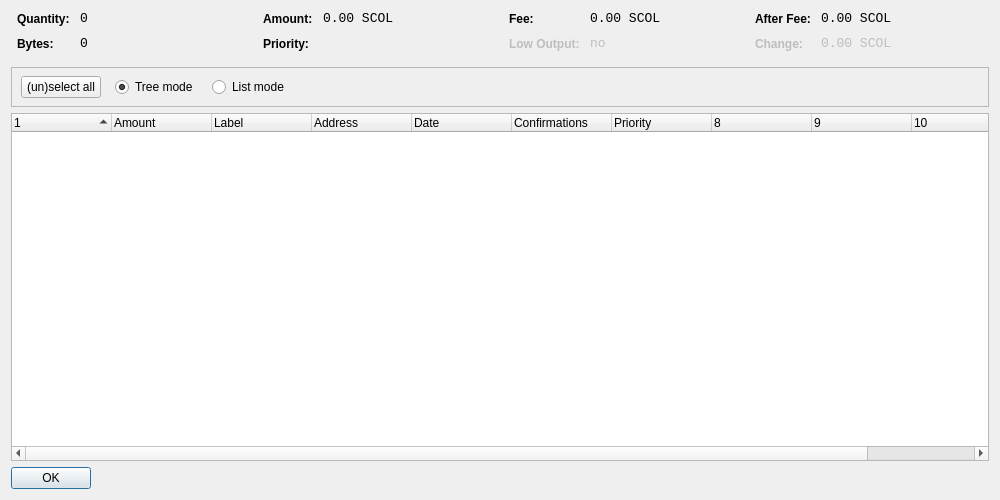
<?xml version="1.0" encoding="UTF-8"?>
<ui version="4.0">
 <class>CoinControlDialog</class>
 <widget class="QDialog" name="CoinControlDialog">
  <property name="geometry">
   <rect>
    <x>0</x>
    <y>0</y>
    <width>1000</width>
    <height>500</height>
   </rect>
  </property>
  <property name="windowTitle">
   <string>Coin Control</string>
  </property>
  <layout class="QVBoxLayout" name="verticalLayout">
   <item>
    <layout class="QHBoxLayout" name="horizontalLayoutTop" stretch="0,0,0,0">
     <property name="topMargin">
      <number>0</number>
     </property>
     <property name="bottomMargin">
      <number>10</number>
     </property>
     <item>
      <layout class="QFormLayout" name="formLayoutCoinControl1">
       <property name="horizontalSpacing">
        <number>10</number>
       </property>
       <property name="verticalSpacing">
        <number>10</number>
       </property>
       <property name="leftMargin">
        <number>6</number>
       </property>
       <property name="rightMargin">
        <number>6</number>
       </property>
       <item row="0" column="0">
        <widget class="QLabel" name="labelCoinControlQuantityText">
         <property name="styleSheet">
          <string notr="true">font-weight:bold;</string>
         </property>
         <property name="text">
          <string>Quantity:</string>
         </property>
        </widget>
       </item>
       <item row="0" column="1">
        <widget class="QLabel" name="labelCoinControlQuantity">
         <property name="font">
          <font>
           <family>Monospace</family>
           <pointsize>10</pointsize>
          </font>
         </property>
         <property name="cursor">
          <cursorShape>IBeamCursor</cursorShape>
         </property>
         <property name="contextMenuPolicy">
          <enum>Qt::ActionsContextMenu</enum>
         </property>
         <property name="text">
          <string notr="true">0</string>
         </property>
         <property name="textInteractionFlags">
          <set>Qt::LinksAccessibleByMouse|Qt::TextSelectableByKeyboard|Qt::TextSelectableByMouse</set>
         </property>
        </widget>
       </item>
       <item row="1" column="0">
        <widget class="QLabel" name="labelCoinControlBytesText">
         <property name="styleSheet">
          <string notr="true">font-weight:bold;</string>
         </property>
         <property name="text">
          <string>Bytes:</string>
         </property>
        </widget>
       </item>
       <item row="1" column="1">
        <widget class="QLabel" name="labelCoinControlBytes">
         <property name="font">
          <font>
           <family>Monospace</family>
           <pointsize>10</pointsize>
          </font>
         </property>
         <property name="cursor">
          <cursorShape>IBeamCursor</cursorShape>
         </property>
         <property name="contextMenuPolicy">
          <enum>Qt::ActionsContextMenu</enum>
         </property>
         <property name="text">
          <string notr="true">0</string>
         </property>
         <property name="textInteractionFlags">
          <set>Qt::LinksAccessibleByMouse|Qt::TextSelectableByKeyboard|Qt::TextSelectableByMouse</set>
         </property>
        </widget>
       </item>
      </layout>
     </item>
     <item>
      <layout class="QFormLayout" name="formLayoutCoinControl2">
       <property name="horizontalSpacing">
        <number>10</number>
       </property>
       <property name="verticalSpacing">
        <number>10</number>
       </property>
       <property name="leftMargin">
        <number>6</number>
       </property>
       <property name="rightMargin">
        <number>6</number>
       </property>
       <item row="0" column="0">
        <widget class="QLabel" name="labelCoinControlAmountText">
         <property name="styleSheet">
          <string notr="true">font-weight:bold;</string>
         </property>
         <property name="text">
          <string>Amount:</string>
         </property>
        </widget>
       </item>
       <item row="0" column="1">
        <widget class="QLabel" name="labelCoinControlAmount">
         <property name="font">
          <font>
           <family>Monospace</family>
           <pointsize>10</pointsize>
          </font>
         </property>
         <property name="cursor">
          <cursorShape>IBeamCursor</cursorShape>
         </property>
         <property name="contextMenuPolicy">
          <enum>Qt::ActionsContextMenu</enum>
         </property>
         <property name="text">
          <string notr="true">0.00 SCOL</string>
         </property>
         <property name="textInteractionFlags">
          <set>Qt::LinksAccessibleByMouse|Qt::TextSelectableByKeyboard|Qt::TextSelectableByMouse</set>
         </property>
        </widget>
       </item>
       <item row="1" column="0">
        <widget class="QLabel" name="labelCoinControlPriorityText">
         <property name="styleSheet">
          <string notr="true">font-weight:bold;</string>
         </property>
         <property name="text">
          <string>Priority:</string>
         </property>
        </widget>
       </item>
       <item row="1" column="1">
        <widget class="QLabel" name="labelCoinControlPriority">
         <property name="font">
          <font>
           <family>Monospace</family>
           <pointsize>10</pointsize>
          </font>
         </property>
         <property name="cursor">
          <cursorShape>IBeamCursor</cursorShape>
         </property>
         <property name="contextMenuPolicy">
          <enum>Qt::ActionsContextMenu</enum>
         </property>
         <property name="text">
          <string/>
         </property>
         <property name="textInteractionFlags">
          <set>Qt::LinksAccessibleByMouse|Qt::TextSelectableByKeyboard|Qt::TextSelectableByMouse</set>
         </property>
        </widget>
       </item>
      </layout>
     </item>
     <item>
      <layout class="QFormLayout" name="formLayoutCoinControl3">
       <property name="horizontalSpacing">
        <number>10</number>
       </property>
       <property name="verticalSpacing">
        <number>10</number>
       </property>
       <property name="leftMargin">
        <number>6</number>
       </property>
       <property name="rightMargin">
        <number>6</number>
       </property>
       <item row="0" column="0">
        <widget class="QLabel" name="labelCoinControlFeeText">
         <property name="styleSheet">
          <string notr="true">font-weight:bold;</string>
         </property>
         <property name="text">
          <string>Fee:</string>
         </property>
        </widget>
       </item>
       <item row="0" column="1">
        <widget class="QLabel" name="labelCoinControlFee">
         <property name="font">
          <font>
           <family>Monospace</family>
           <pointsize>10</pointsize>
          </font>
         </property>
         <property name="cursor">
          <cursorShape>IBeamCursor</cursorShape>
         </property>
         <property name="contextMenuPolicy">
          <enum>Qt::ActionsContextMenu</enum>
         </property>
         <property name="text">
          <string notr="true">0.00 SCOL</string>
         </property>
         <property name="textInteractionFlags">
          <set>Qt::LinksAccessibleByMouse|Qt::TextSelectableByKeyboard|Qt::TextSelectableByMouse</set>
         </property>
        </widget>
       </item>
       <item row="1" column="0">
        <widget class="QLabel" name="labelCoinControlLowOutputText">
         <property name="enabled">
          <bool>false</bool>
         </property>
         <property name="styleSheet">
          <string notr="true">font-weight:bold;</string>
         </property>
         <property name="text">
          <string>Low Output:</string>
         </property>
        </widget>
       </item>
       <item row="1" column="1">
        <widget class="QLabel" name="labelCoinControlLowOutput">
         <property name="enabled">
          <bool>false</bool>
         </property>
         <property name="font">
          <font>
           <family>Monospace</family>
           <pointsize>10</pointsize>
          </font>
         </property>
         <property name="cursor">
          <cursorShape>IBeamCursor</cursorShape>
         </property>
         <property name="contextMenuPolicy">
          <enum>Qt::ActionsContextMenu</enum>
         </property>
         <property name="text">
          <string notr="true">no</string>
         </property>
         <property name="textInteractionFlags">
          <set>Qt::LinksAccessibleByMouse|Qt::TextSelectableByKeyboard|Qt::TextSelectableByMouse</set>
         </property>
        </widget>
       </item>
      </layout>
     </item>
     <item>
      <layout class="QFormLayout" name="formLayoutCoinControl4">
       <property name="horizontalSpacing">
        <number>10</number>
       </property>
       <property name="verticalSpacing">
        <number>10</number>
       </property>
       <property name="leftMargin">
        <number>6</number>
       </property>
       <property name="rightMargin">
        <number>6</number>
       </property>
       <item row="0" column="0">
        <widget class="QLabel" name="labelCoinControlAfterFeeText">
         <property name="styleSheet">
          <string notr="true">font-weight:bold;</string>
         </property>
         <property name="text">
          <string>After Fee:</string>
         </property>
        </widget>
       </item>
       <item row="0" column="1">
        <widget class="QLabel" name="labelCoinControlAfterFee">
         <property name="font">
          <font>
           <family>Monospace</family>
           <pointsize>10</pointsize>
          </font>
         </property>
         <property name="cursor">
          <cursorShape>IBeamCursor</cursorShape>
         </property>
         <property name="contextMenuPolicy">
          <enum>Qt::ActionsContextMenu</enum>
         </property>
         <property name="text">
          <string notr="true">0.00 SCOL</string>
         </property>
         <property name="textInteractionFlags">
          <set>Qt::LinksAccessibleByMouse|Qt::TextSelectableByKeyboard|Qt::TextSelectableByMouse</set>
         </property>
        </widget>
       </item>
       <item row="1" column="0">
        <widget class="QLabel" name="labelCoinControlChangeText">
         <property name="enabled">
          <bool>false</bool>
         </property>
         <property name="styleSheet">
          <string notr="true">font-weight:bold;</string>
         </property>
         <property name="text">
          <string>Change:</string>
         </property>
        </widget>
       </item>
       <item row="1" column="1">
        <widget class="QLabel" name="labelCoinControlChange">
         <property name="enabled">
          <bool>false</bool>
         </property>
         <property name="font">
          <font>
           <family>Monospace</family>
           <pointsize>10</pointsize>
          </font>
         </property>
         <property name="cursor">
          <cursorShape>IBeamCursor</cursorShape>
         </property>
         <property name="contextMenuPolicy">
          <enum>Qt::ActionsContextMenu</enum>
         </property>
         <property name="text">
          <string notr="true">0.00 SCOL</string>
         </property>
         <property name="textInteractionFlags">
          <set>Qt::LinksAccessibleByMouse|Qt::TextSelectableByKeyboard|Qt::TextSelectableByMouse</set>
         </property>
        </widget>
       </item>
      </layout>
     </item>
    </layout>
   </item>
   <item>
    <widget class="QFrame" name="frame">
     <property name="minimumSize">
      <size>
       <width>0</width>
       <height>40</height>
      </size>
     </property>
     <property name="frameShape">
      <enum>QFrame::StyledPanel</enum>
     </property>
     <property name="frameShadow">
      <enum>QFrame::Sunken</enum>
     </property>
     <widget class="QWidget" name="horizontalLayoutWidget">
      <property name="geometry">
       <rect>
        <x>10</x>
        <y>0</y>
        <width>781</width>
        <height>41</height>
       </rect>
      </property>
      <layout class="QHBoxLayout" name="horizontalLayoutPanel" stretch="0,0,0,0,0">
       <property name="spacing">
        <number>14</number>
       </property>
       <item>
        <widget class="QPushButton" name="pushButtonSelectAll">
         <property name="sizePolicy">
          <sizepolicy hsizetype="Maximum" vsizetype="Fixed">
           <horstretch>0</horstretch>
           <verstretch>0</verstretch>
          </sizepolicy>
         </property>
         <property name="text">
          <string>(un)select all</string>
         </property>
        </widget>
       </item>
       <item>
        <widget class="QRadioButton" name="radioTreeMode">
         <property name="sizePolicy">
          <sizepolicy hsizetype="Maximum" vsizetype="Fixed">
           <horstretch>0</horstretch>
           <verstretch>0</verstretch>
          </sizepolicy>
         </property>
         <property name="text">
          <string>Tree mode</string>
         </property>
         <property name="checked">
          <bool>true</bool>
         </property>
        </widget>
       </item>
       <item>
        <widget class="QRadioButton" name="radioListMode">
         <property name="sizePolicy">
          <sizepolicy hsizetype="Maximum" vsizetype="Fixed">
           <horstretch>0</horstretch>
           <verstretch>0</verstretch>
          </sizepolicy>
         </property>
         <property name="text">
          <string>List mode</string>
         </property>
        </widget>
       </item>
       <item>
        <spacer name="horizontalSpacer">
         <property name="orientation">
          <enum>Qt::Horizontal</enum>
         </property>
         <property name="sizeHint" stdset="0">
          <size>
           <width>40</width>
           <height>20</height>
          </size>
         </property>
        </spacer>
       </item>
      </layout>
     </widget>
    </widget>
   </item>
   <item>
    <widget class="CoinControlTreeWidget" name="treeWidget">
     <property name="contextMenuPolicy">
      <enum>Qt::CustomContextMenu</enum>
     </property>
     <property name="sortingEnabled">
      <bool>false</bool>
     </property>
     <property name="columnCount">
      <number>11</number>
     </property>
     <attribute name="headerShowSortIndicator" stdset="0">
      <bool>true</bool>
     </attribute>
     <attribute name="headerStretchLastSection">
      <bool>false</bool>
     </attribute>
     <column>
      <property name="text">
       <string/>
      </property>
     </column>
     <column>
      <property name="text">
       <string>Amount</string>
      </property>
     </column>
     <column>
      <property name="text">
       <string>Label</string>
      </property>
     </column>
     <column>
      <property name="text">
       <string>Address</string>
      </property>
     </column>
     <column>
      <property name="text">
       <string>Date</string>
      </property>
     </column>
     <column>
      <property name="text">
       <string>Confirmations</string>
      </property>
      <property name="toolTip">
       <string>Confirmed</string>
      </property>
     </column>
     <column>
      <property name="text">
       <string>Priority</string>
      </property>
     </column>
     <column>
      <property name="text">
       <string/>
      </property>
     </column>
     <column>
      <property name="text">
       <string/>
      </property>
     </column>
     <column>
      <property name="text">
       <string/>
      </property>
     </column>
     <column>
      <property name="text">
       <string/>
      </property>
     </column>
    </widget>
   </item>
   <item>
    <widget class="QDialogButtonBox" name="buttonBox">
     <property name="sizePolicy">
      <sizepolicy hsizetype="Maximum" vsizetype="Fixed">
       <horstretch>0</horstretch>
       <verstretch>0</verstretch>
      </sizepolicy>
     </property>
     <property name="orientation">
      <enum>Qt::Horizontal</enum>
     </property>
     <property name="standardButtons">
      <set>QDialogButtonBox::Ok</set>
     </property>
    </widget>
   </item>
  </layout>
 </widget>
 <customwidgets>
  <customwidget>
   <class>CoinControlTreeWidget</class>
   <extends>QTreeWidget</extends>
   <header>coincontroltreewidget.h</header>
  </customwidget>
 </customwidgets>
 <resources/>
 <connections/>
</ui>
